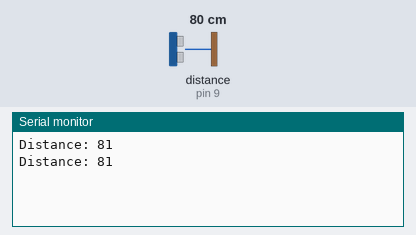
Bench run of a sketch on a simulated Arduino Uno, built with avr-gcc and run on an emulated ATmega328P. On the bench: the last lines printed to the serial monitor. The inputs (shaded band) are chosen by the test bench; at power-on: distance to the obstacle (sensor on pin 9) 80 cm. The echo pulse lasts 58.3 µs per cm.

Above: at 1.8 s.
1.9 s: distance to the obstacle (sensor on pin 9) set to 2 cm
At 2.8 s:
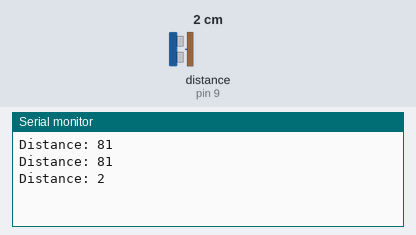
3.4 s: distance to the obstacle (sensor on pin 9) set to 4 cm
At 4.5 s:
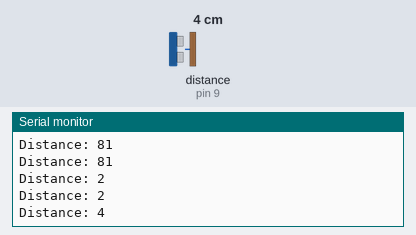
Timing chart, 0 to 6.4 s (numbered marks = the images above; inputs shaded):
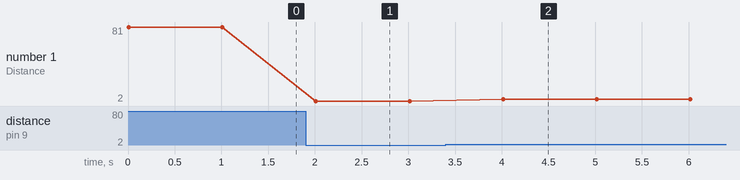

The sketch:

Ultrasonic_Sensor.ino
```cpp
#include <NewPing.h>

const int trigPin = 10;
const int echoPin = 9;
const int max_cm_distance = 300; // three meters


NewPing sonar(trigPin, echoPin, max_cm_distance);

long distance;

void setup() {
  Serial.begin(9600);
}

void loop() {

  // get the distance in centimeters
  distance = sonar.ping_cm();

  Serial.print("Distance: ");
  Serial.println(distance);

  delay(1000);

}
```

Measured:
- after the input at 1.9 s, the serial monitor: prints a new line after 0.11 s (image 1)
- after the input at 3.4 s, the serial monitor: prints a new line after 0.61 s (image 2)
- plotted number 1: 81 → 2 after the input at 1.9 s, 2 → 4 after the input at 3.4 s
